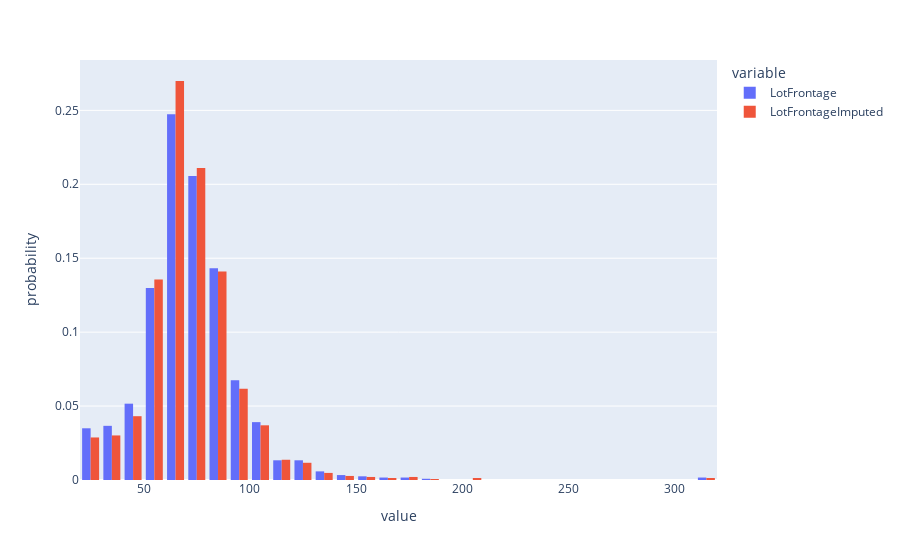

Write notebook code for a chart like this one.
### Code cell
px.histogram(lf, barmode='group', nbins=50, histnorm='probability')

### Figure 1 — Plotly figure (JSON) as saved in the notebook; plotly's stock layout.template omitted (floating-point values rounded to 4 significant figures; data arrays with more than 128 entries replaced by an {"elided": "..."} marker saying what was removed)
{"data": [{"alignmentgroup": "True", "bingroup": "x", "histnorm": "probability", "hovertemplate": "variable=LotFrontage<br>value=%{x}<br>probability=%{y}<extra></extra>", "legendgroup": "LotFrontage", "marker": {"color": "#636efa", "pattern": {"shape": ""}}, "name": "LotFrontage", "nbinsx": 50, "offsetgroup": "LotFrontage", "orientation": "v", "showlegend": true, "type": "histogram", "x": {"elided": "2920 int values"}, "xaxis": "x", "yaxis": "y"}, {"alignmentgroup": "True", "bingroup": "x", "histnorm": "probability", "hovertemplate": "variable=LotFrontageImputed<br>value=%{x}<br>probability=%{y}<extra></extra>", "legendgroup": "LotFrontageImputed", "marker": {"color": "#EF553B", "pattern": {"shape": ""}}, "name": "LotFrontageImputed", "nbinsx": 50, "offsetgroup": "LotFrontageImputed", "orientation": "v", "showlegend": true, "type": "histogram", "x": {"elided": "2920 float values"}, "xaxis": "x", "yaxis": "y"}], "layout": {"barmode": "group", "legend": {"title": {"text": "variable"}, "tracegroupgap": 0}, "margin": {"t": 60}, "xaxis": {"anchor": "y", "domain": [0, 1], "title": {"text": "value"}}, "yaxis": {"anchor": "x", "domain": [0, 1], "title": {"text": "probability"}}}}
